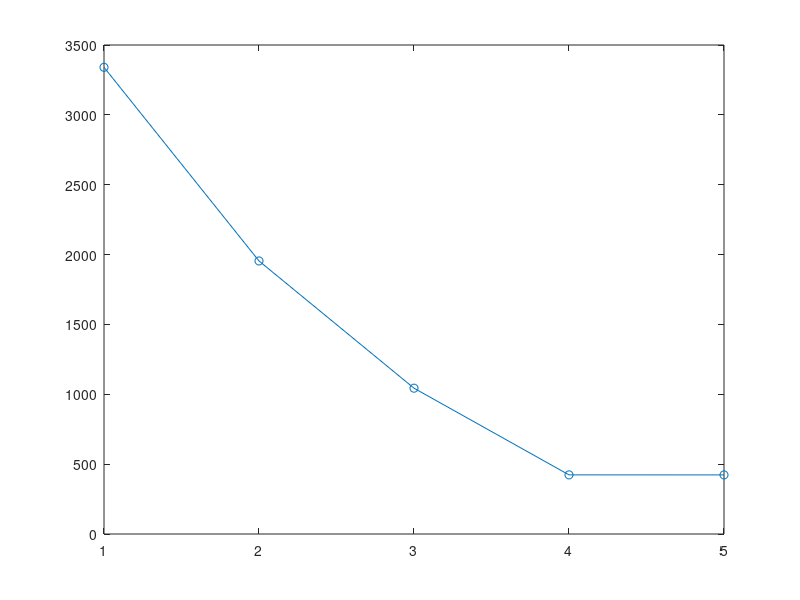

Reproduce this figure in MATLAB.
% example code for K-Means

clear; close all;

%randn('seed', 0);
%X = [randn(100,2)+ones(100,2); randn(100,2)-ones(100,2)];

X = [randn(100,2); randn(100,2) + 4];

[N, I] = size(X);

% figure(1);
% plot(X(:,1), X(:,2), '.');

K = 2;    % number of clusters
C(:,:,1) = X(1:K,:);  % assign the first K points as the means

E = 1;  % update error
m = 1;
while (E > 1e-3)
    for n = 1:N
        dis = sqrt(sum((ones(K,1)*X(n,:) - C(:,:,m)).^2,2));
        [min_dis(m,n), ind(m,n)] = min(dis);
    end
    for k = 1:K
        C(k,:,m+1) = mean(X(ind(m,:)==k,:)); 
    end
    E = norm(C(:,:,m+1)-C(:,:,m));
    
    % plot the process
%     figure(2); clf;
%     color = 'rbgcmyk';
%     for k = 1:K
%         plot(X(ind(m,:)==k,1),X(ind(m,:)==k,2),[color(k) '.'],'MarkerSize',12);
%         hold on;
%         plot(C(k,1,m),C(k,2,m),'kx', 'MarkerSize',12,'LineWidth',2)
%     end
    
    % compute the sum of squares
    ss(m) = sum(min_dis(m,:).^2);
    
%     pause;
    m = m+1;
end

figure(3);
plot(ss, 'o-');

        
